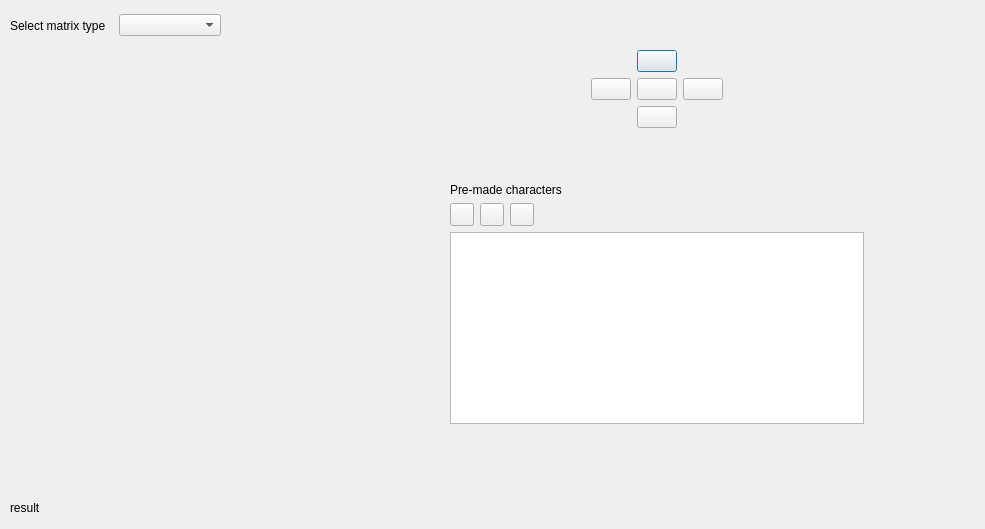
<?xml version="1.0" encoding="UTF-8"?>
<ui version="4.0">
 <class>CharacterGenerator</class>
 <widget class="QDialog" name="CharacterGenerator">
  <property name="geometry">
   <rect>
    <x>0</x>
    <y>0</y>
    <width>985</width>
    <height>529</height>
   </rect>
  </property>
  <property name="minimumSize">
   <size>
    <width>550</width>
    <height>300</height>
   </size>
  </property>
  <property name="maximumSize">
   <size>
    <width>1000</width>
    <height>1000</height>
   </size>
  </property>
  <property name="windowTitle">
   <string>Character generator</string>
  </property>
  <property name="windowIcon">
   <iconset resource="../res.qrc">
    <normaloff>:/assets/icons/matrix.png</normaloff>:/assets/icons/matrix.png</iconset>
  </property>
  <widget class="QLabel" name="result">
   <property name="geometry">
    <rect>
     <x>10</x>
     <y>500</y>
     <width>341</width>
     <height>16</height>
    </rect>
   </property>
   <property name="text">
    <string>result</string>
   </property>
  </widget>
  <widget class="QWidget" name="layoutWidget">
   <property name="geometry">
    <rect>
     <x>10</x>
     <y>10</y>
     <width>211</width>
     <height>31</height>
    </rect>
   </property>
   <layout class="QHBoxLayout" name="horizontalLayout">
    <item>
     <widget class="QLabel" name="label">
      <property name="text">
       <string>Select matrix type</string>
      </property>
     </widget>
    </item>
    <item>
     <widget class="QComboBox" name="comboBox"/>
    </item>
   </layout>
  </widget>
  <widget class="QWidget" name="gridLayoutWidget">
   <property name="geometry">
    <rect>
     <x>10</x>
     <y>50</y>
     <width>431</width>
     <height>441</height>
    </rect>
   </property>
   <layout class="QGridLayout" name="gridLayout"/>
  </widget>
  <widget class="QWidget" name="">
   <property name="geometry">
    <rect>
     <x>450</x>
     <y>50</y>
     <width>414</width>
     <height>374</height>
    </rect>
   </property>
   <layout class="QVBoxLayout" name="verticalLayout_2">
    <item>
     <layout class="QHBoxLayout" name="horizontalLayout_3">
      <item>
       <spacer name="horizontalSpacer_2">
        <property name="orientation">
         <enum>Qt::Horizontal</enum>
        </property>
        <property name="sizeHint" stdset="0">
         <size>
          <width>40</width>
          <height>20</height>
         </size>
        </property>
       </spacer>
      </item>
      <item>
       <layout class="QGridLayout" name="gridLayout_2">
        <item row="0" column="1">
         <widget class="QPushButton" name="moveUpBtn">
          <property name="text">
           <string/>
          </property>
          <property name="icon">
           <iconset resource="../res.qrc">
            <normaloff>:/assets/icons/arrow_up.png</normaloff>:/assets/icons/arrow_up.png</iconset>
          </property>
         </widget>
        </item>
        <item row="1" column="0">
         <widget class="QPushButton" name="moveLeftBtn">
          <property name="text">
           <string/>
          </property>
          <property name="icon">
           <iconset resource="../res.qrc">
            <normaloff>:/assets/icons/arrow_left.png</normaloff>:/assets/icons/arrow_left.png</iconset>
          </property>
         </widget>
        </item>
        <item row="1" column="1">
         <widget class="QPushButton" name="invertBtn">
          <property name="text">
           <string/>
          </property>
          <property name="icon">
           <iconset resource="../res.qrc">
            <normaloff>:/assets/icons/invert.png</normaloff>:/assets/icons/invert.png</iconset>
          </property>
         </widget>
        </item>
        <item row="1" column="2">
         <widget class="QPushButton" name="moveRightBtn">
          <property name="text">
           <string/>
          </property>
          <property name="icon">
           <iconset resource="../res.qrc">
            <normaloff>:/assets/icons/arrow_right.png</normaloff>:/assets/icons/arrow_right.png</iconset>
          </property>
         </widget>
        </item>
        <item row="2" column="1">
         <widget class="QPushButton" name="moveDownBtn">
          <property name="text">
           <string/>
          </property>
          <property name="icon">
           <iconset resource="../res.qrc">
            <normaloff>:/assets/icons/arrow_down.png</normaloff>:/assets/icons/arrow_down.png</iconset>
          </property>
         </widget>
        </item>
       </layout>
      </item>
      <item>
       <spacer name="horizontalSpacer_3">
        <property name="orientation">
         <enum>Qt::Horizontal</enum>
        </property>
        <property name="sizeHint" stdset="0">
         <size>
          <width>40</width>
          <height>20</height>
         </size>
        </property>
       </spacer>
      </item>
     </layout>
    </item>
    <item>
     <spacer name="verticalSpacer">
      <property name="orientation">
       <enum>Qt::Vertical</enum>
      </property>
      <property name="sizeHint" stdset="0">
       <size>
        <width>20</width>
        <height>40</height>
       </size>
      </property>
     </spacer>
    </item>
    <item>
     <layout class="QVBoxLayout" name="verticalLayout">
      <item>
       <widget class="QLabel" name="label_2">
        <property name="text">
         <string>Pre-made characters</string>
        </property>
       </widget>
      </item>
      <item>
       <layout class="QHBoxLayout" name="horizontalLayout_2">
        <item>
         <widget class="QToolButton" name="addChar">
          <property name="text">
           <string/>
          </property>
          <property name="icon">
           <iconset resource="../res.qrc">
            <normaloff>:/assets/icons/add.png</normaloff>:/assets/icons/add.png</iconset>
          </property>
         </widget>
        </item>
        <item>
         <widget class="QToolButton" name="editChar">
          <property name="text">
           <string/>
          </property>
          <property name="icon">
           <iconset resource="../res.qrc">
            <normaloff>:/assets/icons/edit.png</normaloff>:/assets/icons/edit.png</iconset>
          </property>
         </widget>
        </item>
        <item>
         <widget class="QToolButton" name="deleteChar">
          <property name="text">
           <string/>
          </property>
          <property name="icon">
           <iconset resource="../res.qrc">
            <normaloff>:/assets/icons/delete.png</normaloff>:/assets/icons/delete.png</iconset>
          </property>
         </widget>
        </item>
        <item>
         <spacer name="horizontalSpacer">
          <property name="orientation">
           <enum>Qt::Horizontal</enum>
          </property>
          <property name="sizeHint" stdset="0">
           <size>
            <width>40</width>
            <height>20</height>
           </size>
          </property>
         </spacer>
        </item>
       </layout>
      </item>
      <item>
       <widget class="QListWidget" name="charsList"/>
      </item>
     </layout>
    </item>
   </layout>
  </widget>
 </widget>
 <resources>
  <include location="../res.qrc"/>
 </resources>
 <connections/>
</ui>
